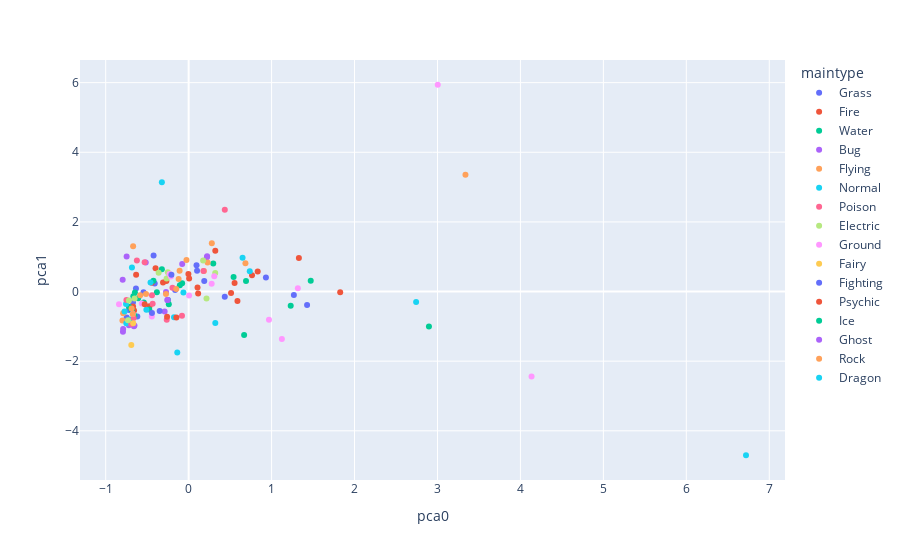

Notebook source saved alongside this figure:
### Code cell
from sklearn.decomposition import PCA
import plotly.express as px

pca = PCA(whiten = True, n_components = 2)
x_pca = pca.fit_transform(df_poke0.values)

df_poke['pca0'] = x_pca[:, 0]
df_poke['pca1'] = x_pca[:, 1]

fig = px.scatter(df_poke, x = 'pca0', y = 'pca1', hover_data = ['pokemon', 'maintype'], 
                 color = 'maintype')
fig.show()

### Figure 1 — Plotly figure (JSON) as saved in the notebook; plotly's stock layout.template omitted (floating-point values rounded to 4 significant figures)
{"data": [{"customdata": [["Bulbasaur", "Grass"], ["Ivysaur", "Grass"], ["Venusaur", "Grass"], ["Oddish", "Grass"], ["Gloom", "Grass"], ["Vileplume", "Grass"], ["Bellsprout", "Grass"], ["Weepinbell", "Grass"], ["Victreebel", "Grass"], ["Exeggcute", "Grass"], ["Exeggutor", "Grass"], ["Tangela", "Grass"]], "hovertemplate": "maintype=%{customdata[1]}<br>pca0=%{x}<br>pca1=%{y}<br>pokemon=%{customdata[0]}<extra></extra>", "legendgroup": "Grass", "marker": {"color": "#636efa", "symbol": "circle"}, "mode": "markers", "name": "Grass", "orientation": "v", "showlegend": true, "type": "scatter", "x": [-0.6189, -0.5444, 0.9318, -0.7166, -0.6708, -0.4089, -0.7196, -0.6351, -0.4226, -0.7469, 1.269, -0.1626], "xaxis": "x", "y": [-0.7185, -0.01909, 0.4022, -0.8859, -0.3083, 0.2315, -0.5275, 0.08601, 1.035, -0.7471, -0.1026, 0.04238], "yaxis": "y"}, {"customdata": [["Charmander", "Fire"], ["Charmeleon", "Fire"], ["Charizard", "Fire"], ["Vulpix", "Fire"], ["Ninetales", "Fire"], ["Growlithe", "Fire"], ["Arcanine", "Fire"], ["Ponyta", "Fire"], ["Rapidash", "Fire"], ["Magmar", "Fire"], ["Flareon", "Fire"], ["Moltres", "Fire"]], "hovertemplate": "maintype=%{customdata[1]}<br>pca0=%{x}<br>pca1=%{y}<br>pokemon=%{customdata[0]}<extra></extra>", "legendgroup": "Fire", "marker": {"color": "#EF553B", "symbol": "circle"}, "mode": "markers", "name": "Fire", "orientation": "v", "showlegend": true, "type": "scatter", "x": [-0.67, -0.4456, 0.764, -0.6581, -0.399, -0.4726, 1.827, -0.2681, 0.8326, -0.002852, -0.3088, 0.3214], "xaxis": "x", "y": [-0.4275, 0.2495, 0.4667, -0.5444, 0.6698, -0.425, -0.01815, 0.3027, 0.5726, 0.5021, 0.2592, 1.172], "yaxis": "y"}, {"customdata": [["Squirtle", "Water"], ["Wartortle", "Water"], ["Blastoise", "Water"], ["Psyduck", "Water"], ["Golduck", "Water"], ["Poliwag", "Water"], ["Poliwhirl", "Water"], ["Seel", "Water"], ["Shellder", "Water"], ["Krabby", "Water"], ["Kingler", "Water"], ["Horsea", "Water"], ["Seadra", "Water"], ["Goldeen", "Water"], ["Seaking", "Water"], ["Staryu", "Water"], ["Magikarp", "Water"], ["Vaporeon", "Water"]], "hovertemplate": "maintype=%{customdata[1]}<br>pca0=%{x}<br>pca1=%{y}<br>pokemon=%{customdata[0]}<extra></extra>", "legendgroup": "Water", "marker": {"color": "#00cc96", "symbol": "circle"}, "mode": "markers", "name": "Water", "orientation": "v", "showlegend": true, "type": "scatter", "x": [-0.6534, -0.383, 0.6918, -0.4743, 0.542, -0.6083, -0.4242, 0.669, -0.7194, -0.6476, 0.2969, -0.686, -0.3226, -0.5404, -0.07852, -0.2493, -0.6668, -0.2392], "xaxis": "x", "y": [-0.6987, -0.02089, 0.2994, -0.5167, 0.4193, -0.1896, 0.3092, -1.252, -0.4381, -0.02814, 0.8048, -0.5377, 0.6376, -0.313, 0.2362, -0.2439, -0.1369, -0.3625], "yaxis": "y"}, {"customdata": [["Caterpie", "Bug"], ["Metapod", "Bug"], ["Butterfree", "Bug"], ["Weedle", "Bug"], ["Kakuna", "Bug"], ["Beedrill", "Bug"], ["Paras", "Bug"], ["Parasect", "Bug"], ["Venonat", "Bug"], ["Venomoth", "Bug"], ["Scyther", "Bug"], ["Pinsir", "Bug"]], "hovertemplate": "maintype=%{customdata[1]}<br>pca0=%{x}<br>pca1=%{y}<br>pokemon=%{customdata[0]}<extra></extra>", "legendgroup": "Bug", "marker": {"color": "#ab63fa", "symbol": "circle"}, "mode": "markers", "name": "Bug", "orientation": "v", "showlegend": true, "type": "scatter", "x": [-0.7919, -0.6529, -0.2575, -0.7897, -0.6593, -0.2727, -0.7202, -0.2512, -0.2895, -0.5171, 0.2205, 0.2226], "xaxis": "x", "y": [-1.154, -0.9777, -0.2435, -1.079, -0.9982, -0.009962, -0.9713, -0.2407, -0.5704, 0.8371, 0.9833, 1.011], "yaxis": "y"}, {"customdata": [["Pidgey", "Flying"], ["Pidgeotto", "Flying"], ["Pidgeot", "Flying"], ["Spearow", "Flying"], ["Fearow", "Flying"], ["Zubat", "Flying"], ["Golbat", "Flying"], ["Farfetch'd", "Flying"], ["Doduo", "Flying"], ["Dodrio", "Flying"], ["Gyarados", "Flying"], ["Aerodactyl", "Flying"], ["Articuno", "Flying"]], "hovertemplate": "maintype=%{customdata[1]}<br>pca0=%{x}<br>pca1=%{y}<br>pokemon=%{customdata[0]}<extra></extra>", "legendgroup": "Flying", "marker": {"color": "#FFA15A", "symbol": "circle"}, "mode": "markers", "name": "Flying", "orientation": "v", "showlegend": true, "type": "scatter", "x": [-0.798, -0.2731, -0.6694, -0.7896, -0.1087, -0.6874, 0.1841, -0.5138, -0.1205, 0.6848, 3.337, 0.2795, 0.2282], "xaxis": "x", "y": [-0.835, -0.06826, 1.304, -0.6216, 0.5983, -0.4887, 0.5886, -0.07225, 0.3578, 0.8127, 3.355, 1.386, 0.8358], "yaxis": "y"}, {"customdata": [["Rattata", "Normal"], ["Raticate", "Normal"], ["Clefable", "Normal"], ["Wigglytuff", "Normal"], ["Meowth", "Normal"], ["Persian", "Normal"], ["Lickitung", "Normal"], ["Chansey", "Normal"], ["Kangaskhan", "Normal"], ["Tauros", "Normal"], ["Ditto", "Normal"], ["Eevee", "Normal"], ["Porygon", "Normal"], ["Snorlax", "Normal"]], "hovertemplate": "maintype=%{customdata[1]}<br>pca0=%{x}<br>pca1=%{y}<br>pokemon=%{customdata[0]}<extra></extra>", "legendgroup": "Normal", "marker": {"color": "#19d3f3", "symbol": "circle"}, "mode": "markers", "name": "Normal", "orientation": "v", "showlegend": true, "type": "scatter", "x": [-0.7725, -0.4596, -0.06295, -0.5095, -0.7548, -0.2298, 0.3214, -0.137, 0.6502, 0.7369, -0.751, -0.6994, -0.1761, 6.72], "xaxis": "x", "y": [-0.5744, 0.2571, -0.0252, -0.5249, -0.3611, 0.4867, -0.9027, -1.749, 0.9674, 0.5827, -0.9075, -0.8018, -0.7381, -4.703], "yaxis": "y"}, {"customdata": [["Ekans", "Poison"], ["Arbok", "Poison"], ["Nidoran?", "Poison"], ["Nidorina", "Poison"], ["Nidoran?", "Poison"], ["Nidorino", "Poison"], ["Tentacool", "Poison"], ["Tentacruel", "Poison"], ["Grimer", "Poison"], ["Muk", "Poison"], ["Koffing", "Poison"], ["Weezing", "Poison"]], "hovertemplate": "maintype=%{customdata[1]}<br>pca0=%{x}<br>pca1=%{y}<br>pokemon=%{customdata[0]}<extra></extra>", "legendgroup": "Poison", "marker": {"color": "#FF6692", "symbol": "circle"}, "mode": "markers", "name": "Poison", "orientation": "v", "showlegend": true, "type": "scatter", "x": [-0.624, 0.4359, -0.6922, -0.4339, -0.663, -0.4419, -0.08041, 0.1784, -0.2642, -0.1949, -0.7498, -0.5305], "xaxis": "x", "y": [0.8891, 2.349, -0.9351, -0.3525, -0.7595, -0.1068, -0.6934, 0.5929, -0.8082, 0.1076, -0.2398, 0.8417], "yaxis": "y"}, {"customdata": [["Pikachu", "Electric"], ["Raichu", "Electric"], ["Magnemite", "Electric"], ["Magneton", "Electric"], ["Voltorb", "Electric"], ["Electrode", "Electric"], ["Electabuzz", "Electric"], ["Jolteon", "Electric"], ["Zapdos", "Electric"]], "hovertemplate": "maintype=%{customdata[1]}<br>pca0=%{x}<br>pca1=%{y}<br>pokemon=%{customdata[0]}<extra></extra>", "legendgroup": "Electric", "marker": {"color": "#B6E880", "symbol": "circle"}, "mode": "markers", "name": "Electric", "orientation": "v", "showlegend": true, "type": "scatter", "x": [-0.72, -0.2654, -0.7313, 0.2153, -0.6518, 0.3205, -0.2509, -0.3616, 0.1745], "xaxis": "x", "y": [-0.2566, 0.3729, -0.8281, -0.2008, -0.2028, 0.5343, 0.5512, 0.5409, 0.8891], "yaxis": "y"}, {"customdata": [["Sandshrew", "Ground"], ["Sandslash", "Ground"], ["Nidoqueen", "Ground"], ["Nidoking", "Ground"], ["Diglett", "Ground"], ["Dugtrio", "Ground"], ["Geodude", "Ground"], ["Graveler", "Ground"], ["Golem", "Ground"], ["Onix", "Ground"], ["Cubone", "Ground"], ["Marowak", "Ground"], ["Rhyhorn", "Ground"], ["Rhydon", "Ground"]], "hovertemplate": "maintype=%{customdata[1]}<br>pca0=%{x}<br>pca1=%{y}<br>pokemon=%{customdata[0]}<extra></extra>", "legendgroup": "Ground", "marker": {"color": "#FF97FF", "symbol": "circle"}, "mode": "markers", "name": "Ground", "orientation": "v", "showlegend": true, "type": "scatter", "x": [-0.5648, -0.2142, 0.2774, 0.3091, -0.8395, -0.2299, -0.4439, 0.9685, 4.134, 3.004, -0.6745, 0.00543, 1.124, 1.317], "xaxis": "x", "y": [-0.3434, 0.4338, 0.2219, 0.4373, -0.3626, 0.5003, -0.7164, -0.8123, -2.44, 5.94, -0.6435, -0.1151, -1.365, 0.09393], "yaxis": "y"}, {"customdata": [["Clefairy", "Fairy"], ["Jigglypuff", "Fairy"]], "hovertemplate": "maintype=%{customdata[1]}<br>pca0=%{x}<br>pca1=%{y}<br>pokemon=%{customdata[0]}<extra></extra>", "legendgroup": "Fairy", "marker": {"color": "#FECB52", "symbol": "circle"}, "mode": "markers", "name": "Fairy", "orientation": "v", "showlegend": true, "type": "scatter", "x": [-0.6679, -0.6914], "xaxis": "x", "y": [-0.9138, -1.533], "yaxis": "y"}, {"customdata": [["Mankey", "Fighting"], ["Primeape", "Fighting"], ["Poliwrath", "Fighting"], ["Machop", "Fighting"], ["Machoke", "Fighting"], ["Machamp", "Fighting"], ["Hitmonlee", "Fighting"], ["Hitmonchan", "Fighting"]], "hovertemplate": "maintype=%{customdata[1]}<br>pca0=%{x}<br>pca1=%{y}<br>pokemon=%{customdata[0]}<extra></extra>", "legendgroup": "Fighting", "marker": {"color": "#636efa", "symbol": "circle"}, "mode": "markers", "name": "Fighting", "orientation": "v", "showlegend": true, "type": "scatter", "x": [-0.3491, -0.2076, 0.1883, -0.442, 0.4356, 1.428, 0.09517, 0.1017], "xaxis": "x", "y": [-0.5576, 0.4814, 0.2996, -0.6182, -0.1513, -0.3867, 0.753, 0.5949], "yaxis": "y"}, {"customdata": [["Abra", "Psychic"], ["Kadabra", "Psychic"], ["Alakazam", "Psychic"], ["Slowpoke", "Psychic"], ["Slowbro", "Psychic"], ["Drowzee", "Psychic"], ["Hypno", "Psychic"], ["Starmie", "Psychic"], ["Mr. Mime", "Psychic"], ["Mewtwo", "Psychic"], ["Mew", "Psychic"]], "hovertemplate": "maintype=%{customdata[1]}<br>pca0=%{x}<br>pca1=%{y}<br>pokemon=%{customdata[0]}<extra></extra>", "legendgroup": "Psychic", "marker": {"color": "#EF553B", "symbol": "circle"}, "mode": "markers", "name": "Psychic", "orientation": "v", "showlegend": true, "type": "scatter", "x": [-0.5295, 0.1142, 0.005855, -0.1479, 0.5887, -0.2598, 0.5116, 0.5539, 0.1071, 1.329, -0.6331], "xaxis": "x", "y": [-0.3687, -0.05535, 0.3742, -0.743, -0.2721, -0.7276, -0.04272, 0.2432, 0.1149, 0.9639, 0.483], "yaxis": "y"}, {"customdata": [["Dewgong", "Ice"], ["Cloyster", "Ice"], ["Jynx", "Ice"], ["Lapras", "Ice"]], "hovertemplate": "maintype=%{customdata[1]}<br>pca0=%{x}<br>pca1=%{y}<br>pokemon=%{customdata[0]}<extra></extra>", "legendgroup": "Ice", "marker": {"color": "#00cc96", "symbol": "circle"}, "mode": "markers", "name": "Ice", "orientation": "v", "showlegend": true, "type": "scatter", "x": [1.231, 1.472, -0.1057, 2.897], "xaxis": "x", "y": [-0.4063, 0.3094, 0.1791, -1.004], "yaxis": "y"}, {"customdata": [["Gastly", "Ghost"], ["Haunter", "Ghost"], ["Gengar", "Ghost"]], "hovertemplate": "maintype=%{customdata[1]}<br>pca0=%{x}<br>pca1=%{y}<br>pokemon=%{customdata[0]}<extra></extra>", "legendgroup": "Ghost", "marker": {"color": "#ab63fa", "symbol": "circle"}, "mode": "markers", "name": "Ghost", "orientation": "v", "showlegend": true, "type": "scatter", "x": [-0.7951, -0.7475, -0.07763], "xaxis": "x", "y": [0.3374, 1.005, 0.7881], "yaxis": "y"}, {"customdata": [["Omanyte", "Rock"], ["Omastar", "Rock"], ["Kabuto", "Rock"], ["Kabutops", "Rock"]], "hovertemplate": "maintype=%{customdata[1]}<br>pca0=%{x}<br>pca1=%{y}<br>pokemon=%{customdata[0]}<extra></extra>", "legendgroup": "Rock", "marker": {"color": "#FFA15A", "symbol": "circle"}, "mode": "markers", "name": "Rock", "orientation": "v", "showlegend": true, "type": "scatter", "x": [-0.6734, -0.1495, -0.5841, -0.02608], "xaxis": "x", "y": [-0.6447, 0.07434, -0.1047, 0.9066], "yaxis": "y"}, {"customdata": [["Dratini", "Dragon"], ["Dragonair", "Dragon"], ["Dragonite", "Dragon"]], "hovertemplate": "maintype=%{customdata[1]}<br>pca0=%{x}<br>pca1=%{y}<br>pokemon=%{customdata[0]}<extra></extra>", "legendgroup": "Dragon", "marker": {"color": "#19d3f3", "symbol": "circle"}, "mode": "markers", "name": "Dragon", "orientation": "v", "showlegend": true, "type": "scatter", "x": [-0.6836, -0.3228, 2.743], "xaxis": "x", "y": [0.6896, 3.136, -0.3022], "yaxis": "y"}], "layout": {"autosize": true, "legend": {"title": {"text": "maintype"}, "tracegroupgap": 0}, "margin": {"t": 60}, "xaxis": {"anchor": "y", "autorange": true, "domain": [0, 1], "range": [-1.327, 7.208], "title": {"text": "pca0"}, "type": "linear"}, "yaxis": {"anchor": "x", "autorange": true, "domain": [0, 1], "range": [-5.527, 6.764], "title": {"text": "pca1"}, "type": "linear"}}}
